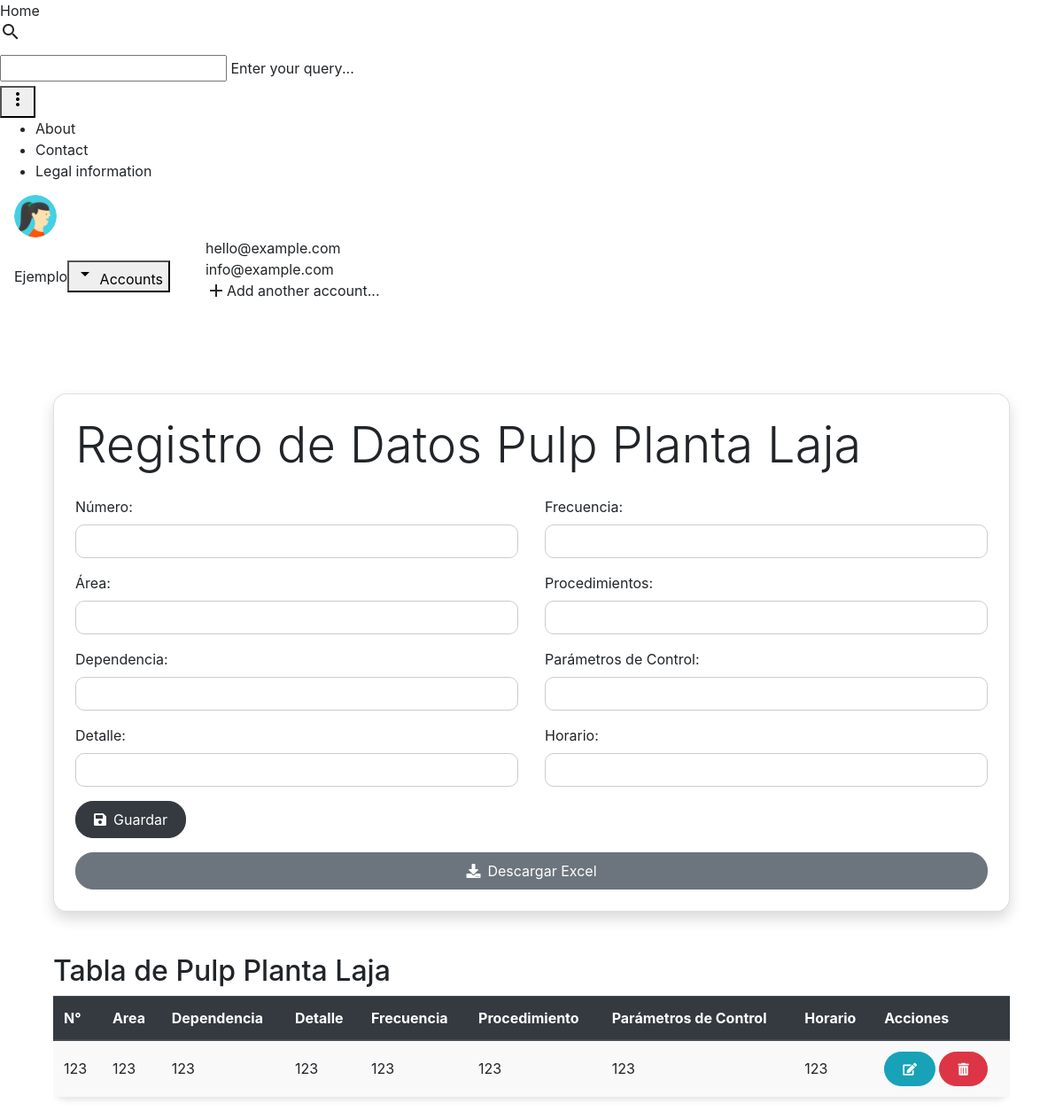
The app's page /laja/, older data.
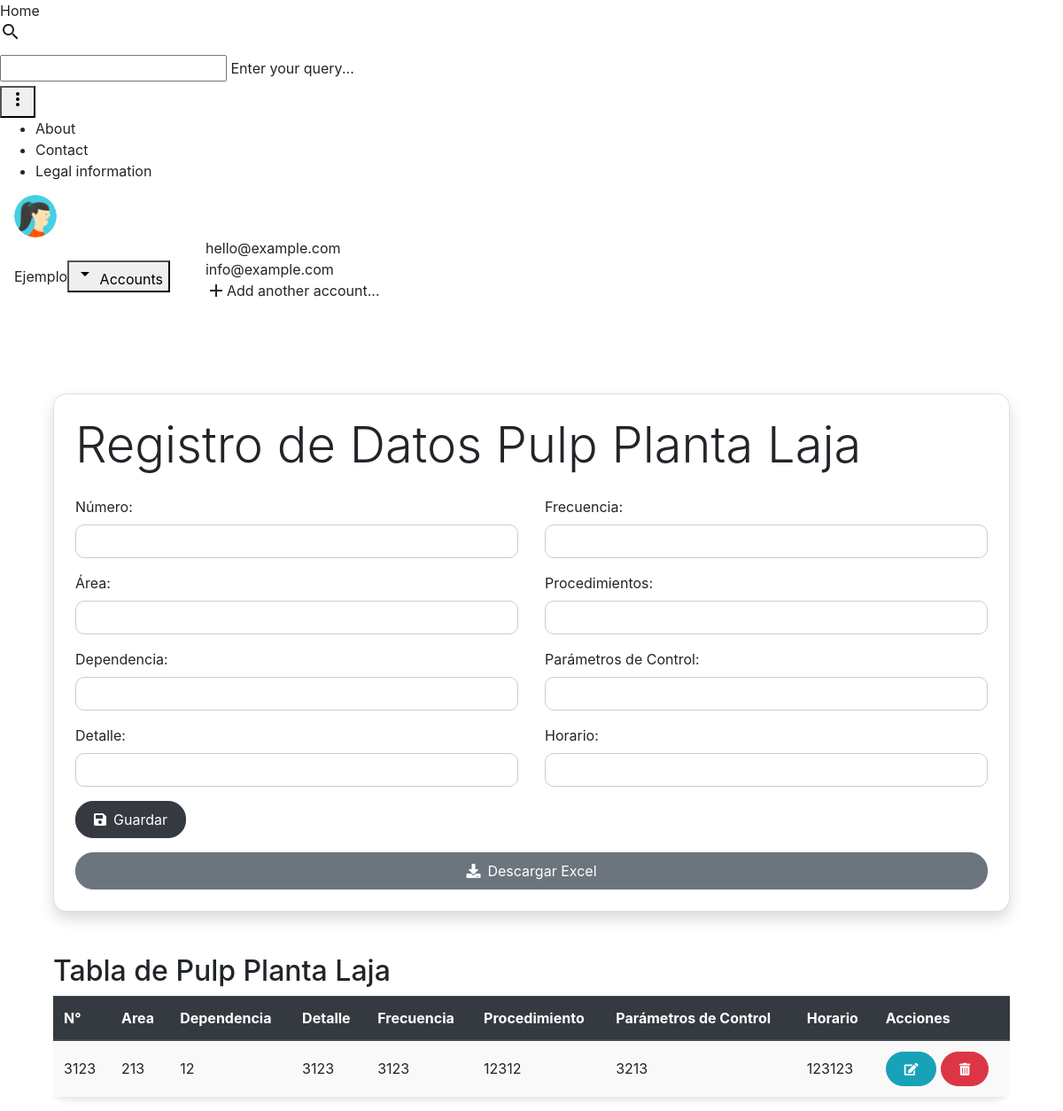
The same page, newer data.
### catalog/models.py (models this page shows, shortened)
class Laja(models.Model):
    numero = models.IntegerField()
    area = models.CharField(max_length=100, default='')
    dependencia = models.CharField(max_length=100)
    detalle = models.TextField()
    frecuencia = models.CharField(max_length=100)
    procedimientos = models.TextField()
    parametro_control = models.CharField(max_length=100)
    horario = models.CharField(max_length=100)
    class Meta:
        db_table = 'laja'

### catalog/views.py (the view)
# urls.py: path('laja/', views.laja, name='laja'),
def laja(request):
    if request.method == 'POST':
        form = LajaForm(request.POST, request.FILES)
        if form.is_valid():
            form.save()
            messages.success(request, 'Datos ingresados correctamente')
            return redirect('laja')
        else:
            messages.error(request, 'Error al ingresar los datos. Por favor, revise los datos ingresados.')
    else:
        form = LajaForm()
    laja = Laja.objects.all()
    return render(request, 'Instalaciones/Pulp/PlantaLaja.html', {'form': form, 'laja': laja})

### catalog/forms.py
class LajaForm(forms.ModelForm):
    class Meta:
        model = Laja
        fields = '__all__'

### Templates/Instalaciones/Pulp/PlantaLaja.html (shortened to what the changed rows need)
{% extends 'base.html' %}
{% load static %}
{% block content %}
<div class="container">
    <div class="card p-4 shadow">
        <h1 class="display-4 mb-4">Registro de Datos Pulp Planta Laja</h1>
    </div>
</div>
<div class="container mt-5">
    <h2>Tabla de Pulp Planta Laja</h2>
    <div class="table-responsive">
        <table class="table table-striped table-hover">
            <thead class="thead-dark">
            <tr>
                <th scope="col">N°</th>
                <th scope="col">Area</th>
                <th scope="col">Dependencia</th>
                <th scope="col">Detalle</th>
                <th scope="col">Frecuencia</th>
                <th scope="col">Procedimiento</th>
                <th scope="col">Parámetros de Control</th>
                <th scope="col">Horario</th>
                <th scope="col">Acciones</th>
            </tr>
        </thead>
        <tbody>
            {% for dato in laja %}
            <tr>
                <td>{{ dato.numero }}</td>
                <td>{{ dato.area}}</td>
                <td>{{ dato.dependencia }}</td>
                <td>{{ dato.detalle }}</td>
                <td>{{ dato.frecuencia }}</td>
                <td>{{ dato.procedimientos }}</td>
                <td>{{ dato.parametro_control }}</td>
                <td>{{ dato.horario }}</td>
                <td>
                    <a href="{% url 'modificar_laja' dato.id %}" class="btn btn-info btn-sm"><i class="fas fa-edit"></i></a>
                    <form method="post" action="{% url 'eliminar_laja' dato.id %}" style="display: inline;">
                        <button type="submit" class="btn btn-danger btn-sm" onclick="return confirm('¿Estás seguro de que deseas eliminar este dato?')"><i class="fas fa-trash-alt"></i></button>
                    </form>
                </td>
            </tr>
            {% endfor %}
        </tbody>
    </table>
</div>
<link rel="stylesheet" href="https://maxcdn.bootstrapcdn.com/bootstrap/4.5.2/css/bootstrap.min.css">
<link rel="stylesheet" href="https://cdnjs.cloudflare.com/ajax/libs/font-awesome/5.15.4/css/all.min.css">
<link rel="stylesheet" href="{% static 'stylecmpc.css' %}">
{% endblock %}

Row changes from the older to the newer data that the page shows:
removed Laja: numero "123", area "123", dependencia "123", detalle "123", frecuencia "123", procedimientos "123", parametro_control "123", horario "123"
added Laja: numero "3123", area "213", dependencia "12", detalle "3123", frecuencia "3123", procedimientos "12312", parametro_control "3213", horario "123123"
